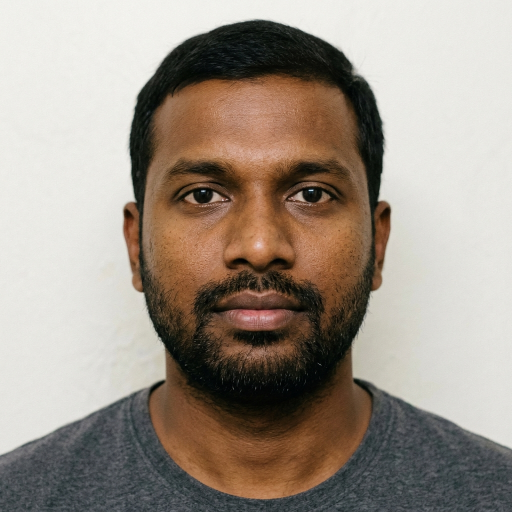
#> input picture src/assets/dashboard/alert_face.jpg, 1024 x 1024 px (shown at 1/2 size); its folder holds only this picture in this run
$ python -i image_preprocessor.py   (imports and definitions only)
#> lines starting #> are read from the running program, lines starting #| are printed output that depends on the picture
"""
IBVAP — Advanced Image Preprocessing Pipeline for Real-World Border Surveillance
Specialized for extreme low-light (night-vision), dense fog/smoke/dust, and thermal simulation.
Employs:
  1. Fast Single-Image Dehazing (Dark Channel Prior + Atmospheric Light Estimation + Transmission Map)
  2. Contrast-Limited Adaptive Histogram Equalization (CLAHE) in LAB luminance space
  3. Adaptive Gamma Correction & Fast Edge-Preserving Denoising
  4. Real-Time Scene Condition Analyzer (Auto-Detection of Night vs. Fog vs. Clear)
"""

from __future__ import annotations

import logging
from enum import Enum
from typing import Optional, Tuple

import cv2
import numpy as np

log = logging.getLogger("ibvap.ai.preprocessor")


class PreprocessingMode(str, Enum):
    STANDARD    = "STANDARD"      # Passthrough unaltered
    AUTO        = "AUTO"          # Auto-detect low-light or fog and apply best filter
    CLAHE       = "CLAHE"         # Contrast-limited adaptive histogram equalization
    DEHAZE      = "DEHAZE"        # Fast fog/haze/smoke clearing
    LOW_LIGHT   = "LOW_LIGHT"     # Multi-stage: Denoise + CLAHE + Adaptive Gamma
    GAMMA       = "GAMMA"         # Fast LUT power-law brightness boost
    BILATERAL   = "BILATERAL"     # Edge-preserving noise suppression
    THERMAL     = "THERMAL"       # Synthetic FLIR / Jet thermal infrared color-map
    NIGHT_GREEN = "NIGHT_GREEN"   # Phosphor green night-vision amplification


class ImagePreprocessor:
    """
    Thread-safe, stateless image preprocessor optimized for real-time edge processing.
    Executes sub-5ms filters prior to neural network inference.
    """

    def __init__(self, default_clip_limit: float = 3.0, tile_grid: Tuple[int, int] = (8, 8)) -> None:
#> further down, picture is the input picture: shape (1024, 1024, 3); mean B, G, R 135.7, 146.8, 157.7
        self._clip_limit = default_clip_limit
        self._tile_grid = tile_grid
        self._clahe = cv2.createCLAHE(clipLimit=self._clip_limit, tileGridSize=self._tile_grid)
        self._gamma_luts: dict[float, np.ndarray] = {}


    # [10 lines left out: function _get_gamma_lut, not called in this run]


    def process(self, frame: np.ndarray, mode: str = "AUTO") -> np.ndarray:
        """
        Preprocess a BGR video frame for downstream YOLOv8 / FRS inference.
        """
        if frame is None or frame.size == 0:
            return frame

        # Resolve mode
        mode_upper = mode.upper() if isinstance(mode, str) else "STANDARD"
        if mode_upper not in PreprocessingMode._value2member_map_:
            mode_upper = "AUTO"

        if mode_upper == PreprocessingMode.STANDARD.value:
            return frame

        if mode_upper == PreprocessingMode.AUTO.value:
            detected_mode = self.detect_scene_condition(frame)
            if detected_mode == PreprocessingMode.STANDARD:
                return frame
            mode_upper = detected_mode.value

        if mode_upper == PreprocessingMode.CLAHE.value:
            return self.apply_clahe(frame)
        elif mode_upper == PreprocessingMode.DEHAZE.value:
            return self.apply_fast_dehaze(frame)
        elif mode_upper == PreprocessingMode.LOW_LIGHT.value:
            return self.apply_low_light(frame)
        elif mode_upper == PreprocessingMode.GAMMA.value:
            return self.apply_gamma(frame, gamma=0.5)
        elif mode_upper == PreprocessingMode.BILATERAL.value:
            return self.apply_denoise(frame)
        elif mode_upper == PreprocessingMode.THERMAL.value:
            return self.apply_thermal(frame)
        elif mode_upper == PreprocessingMode.NIGHT_GREEN.value:
            return self.apply_night_green(frame)

        return frame


    def detect_scene_condition(self, frame: np.ndarray) -> PreprocessingMode:
        """
        Analyze scene illumination and atmospheric turbidity to choose optimal filter.
        Sub-millisecond histogram and moments analysis.
        """
        # Downsample for lightning-fast analysis on 1080p/4K feeds
        small = cv2.resize(frame, (160, 90), interpolation=cv2.INTER_NEAREST)
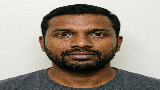
#> small: shape (90, 160, 3); mean B, G, R 136.5, 147.7, 158.6
        gray = cv2.cvtColor(small, cv2.COLOR_BGR2GRAY)
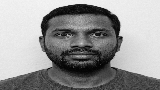
#> gray: shape (90, 160); min 2, max 245, mean 149.8
        mean_lum = float(gray.mean())
#> mean_lum = 149.8
        std_contrast = float(gray.std())
#> std_contrast = 81.65

        # Low-light / Night detection:
        if mean_lum < 40.0:
            return PreprocessingMode.LOW_LIGHT
        if mean_lum < 75.0:
            return PreprocessingMode.CLAHE

        # Fog / Haze / Smoke detection:
        # Fog is characterized by elevated brightness with low contrast and low saturation
        hsv = cv2.cvtColor(small, cv2.COLOR_BGR2HSV)
#> hsv: shape (90, 160, 3); mean H, S, V 34.9, 58.8, 160.3
        mean_sat = float(hsv[:, :, 1].mean())
#> mean_sat = 58.75

        # If contrast is low (< 38), saturation is washed out (< 45), and scene is bright (> 90)
        if std_contrast < 38.0 and mean_sat < 45.0 and mean_lum > 90.0:
            return PreprocessingMode.DEHAZE

        return PreprocessingMode.STANDARD


    # [121 lines left out: functions apply_clahe, apply_fast_dehaze, apply_gamma, apply_denoise, apply_low_light, apply_thermal and 1 more, not called in this run]


# Singleton global instance for zero-allocation reuse
preprocessor = ImagePreprocessor()

>>> import cv2
>>> picture = cv2.imread('../../src/assets/dashboard/alert_face.jpg')
>>> result = ImagePreprocessor().process(picture)
#> in process, `detected_mode = self.detect_scene_condition(frame)`: detected_mode = <PreprocessingMode.STANDARD: 'STANDARD'>

$ run again, on src/assets/dashboard/cam1_road.jpg
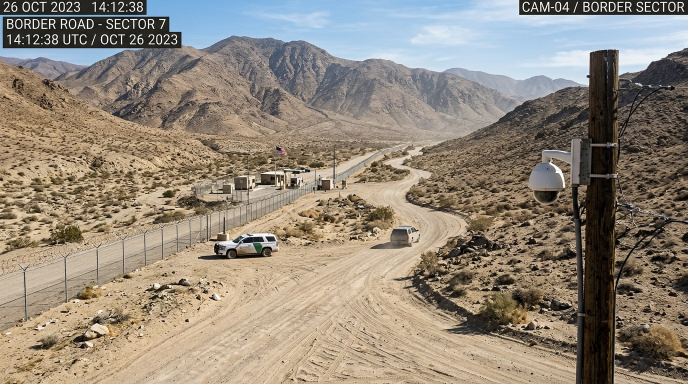
#> input picture src/assets/dashboard/cam1_road.jpg, 1376 x 768 px (shown at 1/2 size)
#> picture is the input picture: shape (768, 1376, 3); mean B, G, R 122.1, 136, 146.4
#> in detect_scene_condition, `small = cv2.resize(frame, (160, 90), interpolation=cv2.INTER_NEAREST)`:
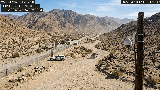
#> small: shape (90, 160, 3); mean B, G, R 121.7, 135.3, 145.6
#> in detect_scene_condition, `gray = cv2.cvtColor(small, cv2.COLOR_BGR2GRAY)`:
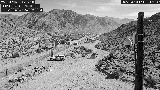
#> gray: shape (90, 160); min 0, max 255, mean 136.8
#> mean_lum = 136.8
#> std_contrast = 60.24
#> hsv: shape (90, 160, 3); mean H, S, V 34.3, 71.1, 152.9
#> mean_sat = 71.07
#> detected_mode = <PreprocessingMode.STANDARD: 'STANDARD'>

$ run again, on src/assets/dashboard/cam2_fence.jpg
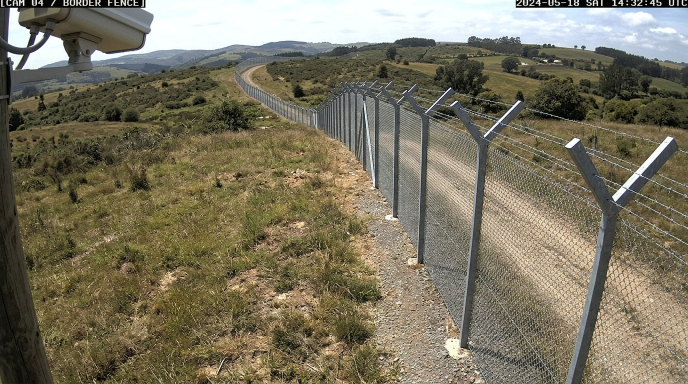
#> input picture src/assets/dashboard/cam2_fence.jpg, 1376 x 768 px (shown at 1/2 size)
#> picture is the input picture: shape (768, 1376, 3); mean B, G, R 96.7, 116.6, 123.3
#> in detect_scene_condition, `small = cv2.resize(frame, (160, 90), interpolation=cv2.INTER_NEAREST)`:
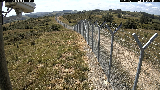
#> small: shape (90, 160, 3); mean B, G, R 96.7, 116.5, 123.1
#> in detect_scene_condition, `gray = cv2.cvtColor(small, cv2.COLOR_BGR2GRAY)`:
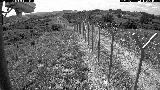
#> gray: shape (90, 160); min 0, max 255, mean 116.2
#> mean_lum = 116.2
#> std_contrast = 61.25
#> hsv: shape (90, 160, 3); mean H, S, V 35.8, 75, 125.6
#> mean_sat = 74.98
#> detected_mode = <PreprocessingMode.STANDARD: 'STANDARD'>

$ run again, on src/assets/dashboard/cam3_checkpoint.jpg
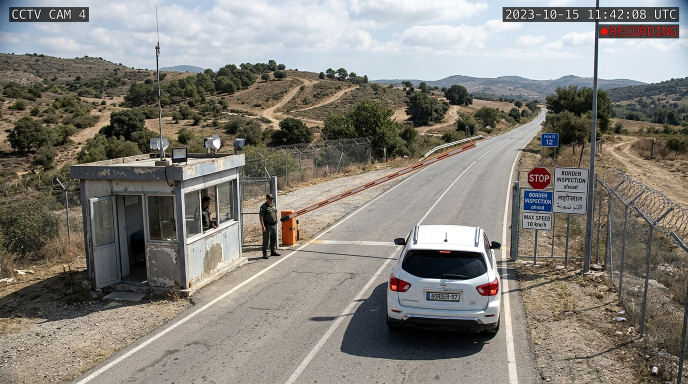
#> input picture src/assets/dashboard/cam3_checkpoint.jpg, 1376 x 768 px (shown at 1/2 size)
#> picture is the input picture: shape (768, 1376, 3); mean B, G, R 121.1, 128.1, 131.8
#> in detect_scene_condition, `small = cv2.resize(frame, (160, 90), interpolation=cv2.INTER_NEAREST)`:
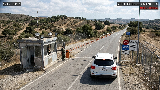
#> small: shape (90, 160, 3); mean B, G, R 121, 127.9, 131.6
#> in detect_scene_condition, `gray = cv2.cvtColor(small, cv2.COLOR_BGR2GRAY)`:
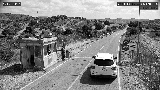
#> gray: shape (90, 160); min 0, max 255, mean 128.2
#> mean_lum = 128.2
#> std_contrast = 67.21
#> hsv: shape (90, 160, 3); mean H, S, V 47.3, 50.6, 136.9
#> mean_sat = 50.56
#> detected_mode = <PreprocessingMode.STANDARD: 'STANDARD'>
